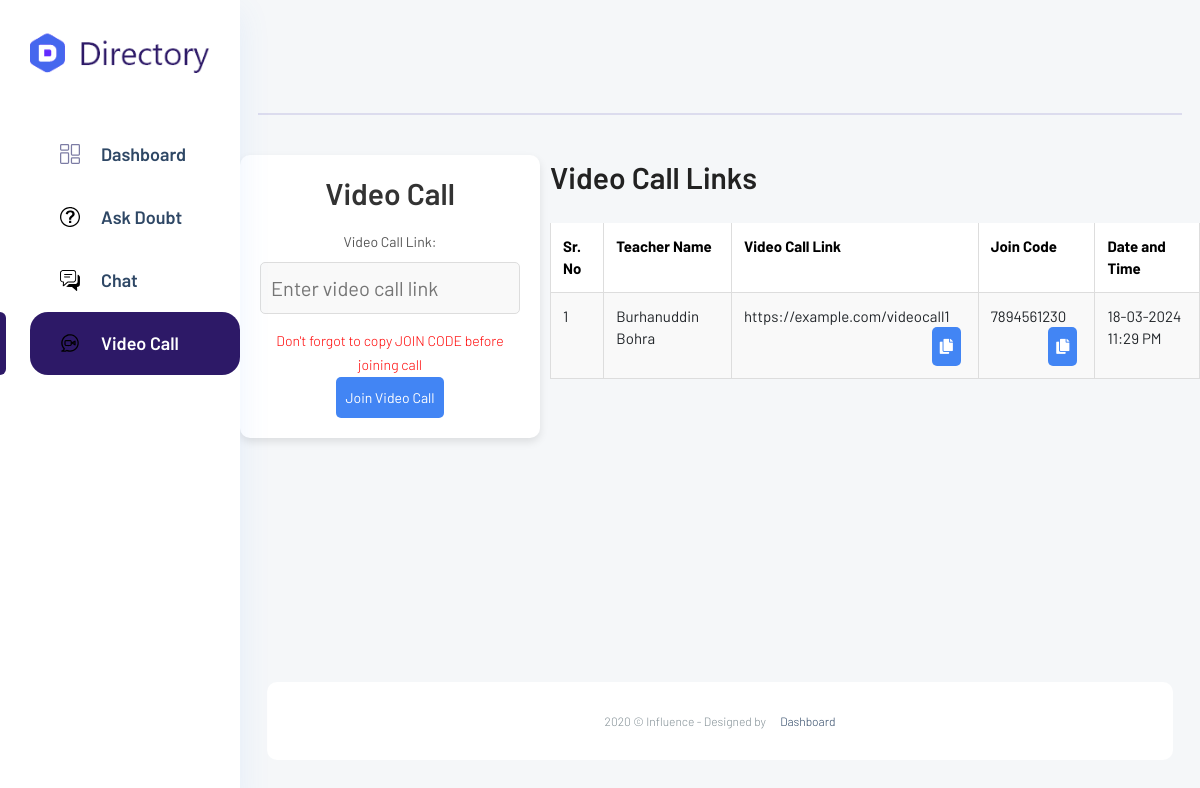
Screenshot of /student/Dashboard/Pages/video_call.php (signed in) with the database file from the repository.
### tables this page shows
CREATE TABLE `doubt` (
  `id` int(11) NOT NULL,
  `doubt_id` int(255) NOT NULL,
  `user_id` int(255) NOT NULL,
  `teacher_id` int(255) DEFAULT NULL,
  `doubt_category` varchar(255) DEFAULT NULL,
  `doubt` varchar(255) DEFAULT NULL,
  `doubt_file` varchar(255) DEFAULT NULL,
  `doubt_created_at` timestamp NOT NULL DEFAULT current_timestamp(),
  `answer` varchar(255) DEFAULT NULL,
  `answer_file` varchar(255) DEFAULT NULL,
  `answer_created_at` timestamp NOT NULL DEFAULT current_timestamp(),
  `student_view` int(11) NOT NULL DEFAULT 0,
  `teacher_view` int(11) NOT NULL DEFAULT 0,
  `admin_view` int(11) NOT NULL DEFAULT 0,
  `accepted` int(11) NOT NULL DEFAULT 0,
  `doubt_submit` int(11) NOT NULL DEFAULT 0,
  `feedback` int(11) NOT NULL DEFAULT 0
);

CREATE TABLE `teacher` (
  `id` int(11) NOT NULL,
  `teacher_id` int(255) NOT NULL,
  `photo` varchar(255) NOT NULL,
  `name` varchar(255) NOT NULL,
  `email` varchar(255) NOT NULL,
  `contact` varchar(20) NOT NULL,
  `age` varchar(20) NOT NULL,
  `gender` varchar(20) NOT NULL,
  `tech_stack` varchar(255) NOT NULL,
  `experience` varchar(255) NOT NULL,
  `resume` varchar(255) NOT NULL,
  `address` varchar(255) NOT NULL,
  `city` varchar(255) NOT NULL,
  `state` varchar(50) NOT NULL,
  `pin` varchar(20) NOT NULL,
  `created_at` datetime NOT NULL DEFAULT current_timestamp(),
  `active` int(11) NOT NULL DEFAULT 0,
  `verified` int(11) NOT NULL DEFAULT 0
);

CREATE TABLE `video_call` (
  `id` int(11) NOT NULL,
  `doubt_id` int(255) NOT NULL,
  `videocall_link` varchar(255) NOT NULL,
  `join_code` varchar(255) NOT NULL,
  `created_at` datetime NOT NULL DEFAULT current_timestamp(),
  `attend` int(11) NOT NULL DEFAULT 0
);

### student/Dashboard/Pages/video_call.php (the view, shortened to what this page needs)
<?php
include('../../../includes/config.php');
$user_id = $_SESSION['user_id'];
$stmt = $dbh->prepare("SELECT doubt_id, teacher_id FROM doubt WHERE user_id = :user_id");
$stmt->bindParam(':user_id', $user_id);
$stmt->execute();
$doubts = $stmt->fetchAll(PDO::FETCH_ASSOC);
?>
<!DOCTYPE html>
<html lang="en">
<link rel="stylesheet" href="../css/bootstrap1.min.css">
<link rel="stylesheet" href="../vendors/themefy_icon/themify-icons.css">
<link rel="stylesheet" href="../vendors/swiper_slider/css/swiper.min.css">
<link rel="stylesheet" href="../vendors/select2/css/select2.min.css">
<link rel="stylesheet" href="../vendors/niceselect/css/nice-select.css">
<link rel="stylesheet" href="../vendors/owl_carousel/css/owl.carousel.css">
<link rel="stylesheet" href="../vendors/gijgo/gijgo.min.css">
<link rel="stylesheet" href="../vendors/font_awesome/css/all.min.css">
<link rel="stylesheet" href="../vendors/tagsinput/tagsinput.css">
<link rel="stylesheet" href="../vendors/datepicker/date-picker.css">
<link rel="stylesheet" href="../vendors/datatable/css/jquery.dataTables.min.css">
<link rel="stylesheet" href="../vendors/datatable/css/responsive.dataTables.min.css">
<link rel="stylesheet" href="../vendors/datatable/css/buttons.dataTables.min.css">
<link rel="stylesheet" href="../vendors/text_editor/summernote-bs4.css">
<link rel="stylesheet" href="../vendors/morris/morris.css">
<link rel="stylesheet" href="../vendors/material_icon/material-icons.css">
<link rel="stylesheet" href="../css/metisMenu.css">
<link rel="stylesheet" href="../css/style1.css">
<link rel="stylesheet" href="../css/colors/default.css" id="colorSkinCSS">
<link rel="stylesheet" href="https://cdnjs.cloudflare.com/ajax/libs/font-awesome/5.15.1/css/all.min.css">
</head>
<body class="crm_body_bg">
    <?php include('../includes/sidebar.php'); ?>
    <section class="main_content dashboard_part">
        <?php include('../includes/navbar.php'); ?>
        <div class="videocall">
            <div class="form-container">
                <h2>Video Call</h2>
                <form id="videoCallForm">
                    <label for="videoLink">Video Call Link:</label>
                    <input type="text" id="videoLink" name="videoLink" placeholder="Enter video call link" required>
                    <p style="color:red;">Don't forgot to copy JOIN CODE before joining call</p>
                    <button type="button" onclick="joinVideoCall()">Join Video Call</button>
                </form>
            </div>
            <div class="table" style="flex: 1;">
                <div style="display:flex; ">
                    <h2 style="margin-right: 20px;">Video Call Links</h2>
                </div>
                <div class="call-links">
                    <?php
                    if (count($doubts) > 0) {
                        echo "<table>";
                        echo "<thead>";
                        echo "<tr>";
                        echo "<th>Sr. No</th>";
                        echo "<th>Teacher Name</th>";
                        echo "<th>Video Call Link</th>";
                        echo "<th>Join Code</th>";
                        echo "<th>Date and Time</th>";
                        echo "</tr>";
                        echo "</thead>";
                        echo "<tbody>";
                        $sr_no = 1;
                        foreach ($doubts as $doubt) {
                            $stmt_video_call = $dbh->prepare("SELECT videocall_link, join_code, created_at FROM video_call WHERE doubt_id = :doubt_id");
                            $stmt_video_call->bindParam(':doubt_id', $doubt['doubt_id']);
                            $stmt_video_call->execute();
                            $video_call_data = $stmt_video_call->fetch(PDO::FETCH_ASSOC);
                            $teacher_name = '';
                            if ($doubt['teacher_id']) {
                                $stmt_teacher = $dbh->prepare("SELECT name FROM teacher WHERE teacher_id = :teacher_id");
                                $stmt_teacher->bindParam(':teacher_id', $doubt['teacher_id']);
                                $stmt_teacher->execute();
                                $teacher = $stmt_teacher->fetch(PDO::FETCH_ASSOC);
                                if ($teacher) {
                                    $teacher_name = $teacher['name'];
                                }
                            }
                            $created_at = $video_call_data ? date("d-m-Y h:i A", strtotime($video_call_data['created_at'])) : '';
                            if (!empty($video_call_data) && !empty($video_call_data['videocall_link']) && !empty($video_call_data['join_code'])) {
                                echo "<tr>";
                                echo "<td>{$sr_no}</td>";
                                echo "<td>{$teacher_name}</td>";
                                echo "<td>" . (!empty($video_call_data) ? $video_call_data['videocall_link'] : '') . "<button class=\"copy-btn\" onclick=\"copyToClipboard('" . (!empty($video_call_data) ? $video_call_data['videocall_link'] : '') . "')\"><i class=\"fas fa-copy\"></i></button></td>";
                                echo "<td>" . (!empty($video_call_data) ? $video_call_data['join_code'] : '') . "<button class=\"copy-btn\" onclick=\"copyToClipboard('" . (!empty($video_call_data) ? $video_call_data['join_code'] : '') . "')\"><i class=\"fas fa-copy\"></i></button></td>";
                                echo "<td>{$created_at}</td>";
                                echo "</tr>";
                                $sr_no++;
                            }
                        }
                        echo "</tbody>";
                        echo "</table>";
                    } else {
                        echo "No doubts found.";
                    }
                    ?>
                </div>
            </div>
        </div>
        <?php include('../includes/footer.php'); ?>
    </section>
</body>
</html>

### student/Dashboard/Pages/video_call.php (style rules this page uses)
.videocall { display: flex; ; justify-content: center; align-items: center; max-width: 1200px; margin: auto; }
.form-container { background-color: #fff; padding: 20px; border-radius: 10px; box-shadow: 0 4px 8px rgba(0, 0, 0, 0.1); width: 300px; text-align: center; margin-right: 10px; margin-top: 20px; }
.form-container h2 { margin-bottom: 20px; color: #333; }
label { display: block; margin-bottom: 10px; color: #555; }
input { width: 100%; padding: 10px; margin-bottom: 15px; box-sizing: border-box; border: 1px solid #ddd; border-radius: 5px; background-color: #f9f9f9; color: #333; font-size: 20px; }
button { background-color: #4285f4; color: #fff; padding: 10px; border: none; border-radius: 5px; cursor: pointer; }
.call-links { flex-grow: 1; max-height: 400px; overflow-y: scroll; }
table { width: 100%; border-collapse: collapse; margin-top: 20px; margin-bottom: 20px; }
th, td { border: 1px solid #ddd; padding: 10px; text-align: left; font-size: 15px; }
td { background-color: #F9F9F9; overflow: hidden; }
th { background-color: #FFFFFF; color: black; }
.copy-btn { padding: 8px; border: none; border-radius: 5px; cursor: pointer; margin-right: 5px; float: inline-end; }

### rows the page displays
doubt: teacher.name "Burhanuddin Bohra", video_call.videocall_link "https://example.com/videocall1", video_call.join_code "7894561230", video_call.created_at "18-03-2024 11:29 PM"
